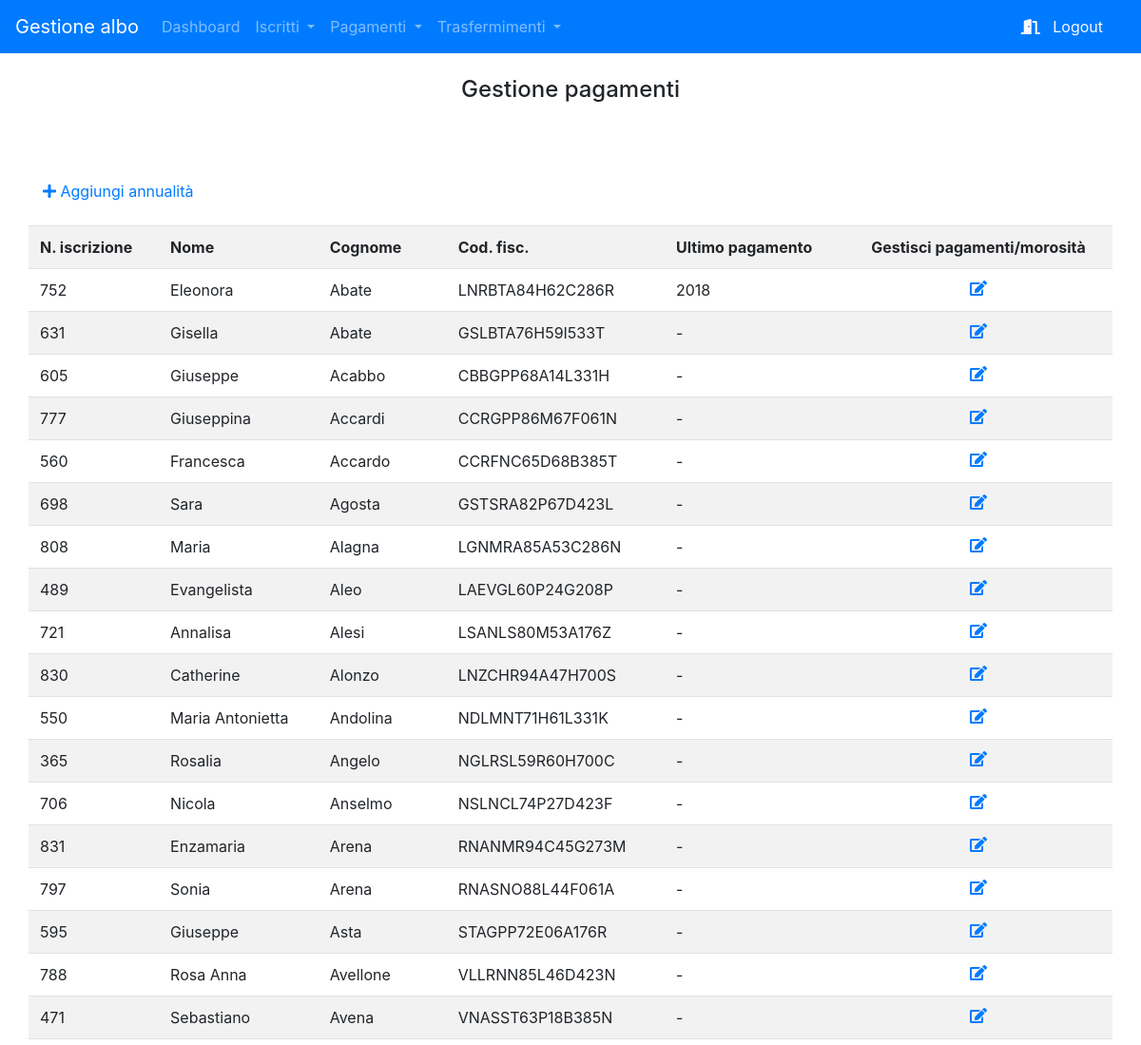
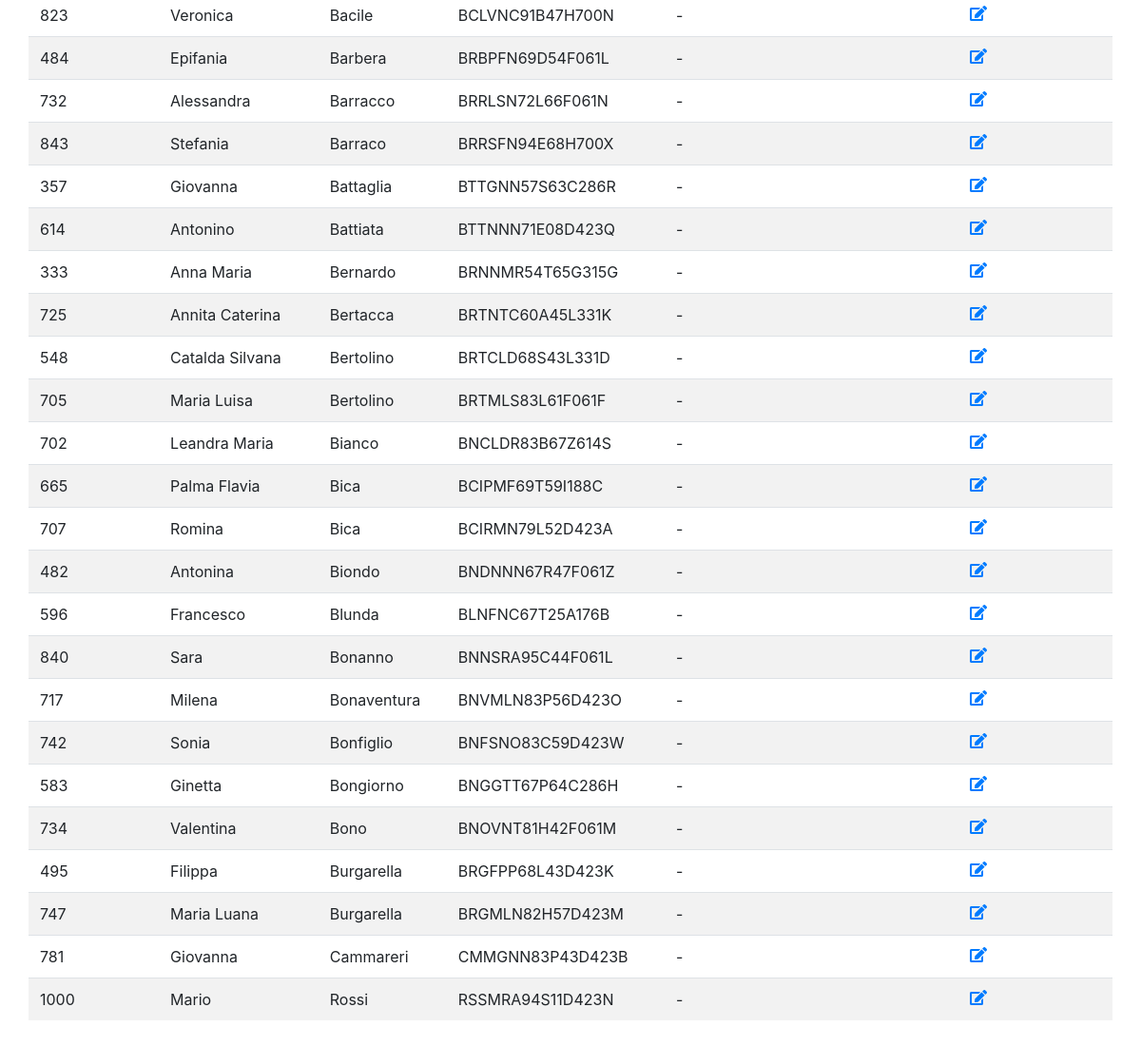
Page /gestione_pagamenti.php (signed in) on the committed database (2 pictures, top to bottom).
### tables this page shows
CREATE TABLE `utenti` (
  `Id` int(11) NOT NULL,
  `Nome` varchar(20) NOT NULL,
  `Cognome` varchar(20) NOT NULL,
  `Data_Nascita` date NOT NULL,
  `Comune_nascita` varchar(300) NOT NULL,
  `Sesso` varchar(12) NOT NULL,
  `Cittadinanza` varchar(300) NOT NULL,
  `Data_iscrizione` date NOT NULL,
  `Data_disiscrizione` date NOT NULL,
  `Nazione` varchar(100) NOT NULL,
  `Regione` varchar(100) NOT NULL,
  `Citta` varchar(100) NOT NULL,
  `Provincia` varchar(100) NOT NULL,
  `Cap` int(5) NOT NULL,
  `Indirizzo` varchar(100) NOT NULL,
  `Tel_Fisso` bigint(20) NOT NULL,
  `Cellulare` bigint(20) NOT NULL,
  `Email` varchar(100) NOT NULL,
  `Cod_Fiscale` varchar(16) NOT NULL,
  `Numero_iscrizione` int(100) NOT NULL,
  `Pec` varchar(400) NOT NULL,
  `Foto` varchar(999) NOT NULL,
  `Attivo` int(11) NOT NULL
);

CREATE TABLE `annualita` (
  `Id` int(11) NOT NULL,
  `Quota` int(11) NOT NULL,
  `Anno` int(11) NOT NULL
);

### gestione_pagamenti.php (the view, shortened to what this page needs)
<html>
	<head>
		<link rel="stylesheet" type="text/css" href="css/style.css">
	</head>
	<body>
		<?php include "testata.php" ?>
		<div class = "container">
			<div class="row">
				<div class="col text-center">
					<br>
					<h4> Gestione pagamenti </h4>
					<br>
				</div>
			</div>
			<div class="row">
				<div class="col">
					<?php
						include "db_connessione.php";
						if(isset($_GET['id'])){
						}else{
							echo('					<a href="gestisci_iscritto.php" data-toggle="modal" data-target="#inserisciAnnualita"> <i class="fas fa-plus"> </i> Aggiungi annualità </a> ');
						}
					?>
				</div>
			</div>
			<br>
			<div class="row">
				<table class="table table-striped">
					<tr>
						<th> N. iscrizione </th>
						<th> Nome </th>
						<th> Cognome </th>
						<th> Cod. fisc. </th>
						<th> Ultimo pagamento </th>
						<th class="text-center"> Gestisci pagamenti/morosità </th>
					</tr>
					<?php
						if(isset($_GET['id'])){
								$sql = "SELECT * FROM utenti WHERE Id=".$_GET['id']."";
							}else{
								$sql = "SELECT * FROM utenti";
							}
						foreach ($dbh -> query($sql) as $row){
							$id_utente_corrente = $row['Id'];
								$sql3 = "SELECT * FROM pagamenti INNER JOIN annualita ON pagamenti.Id_annualita = annualita.Id  WHERE Id_utente =".$id_utente_corrente." ORDER BY Anno DESC limit 1";
								$stmt = $dbh -> prepare($sql3);
								$stmt -> execute();
								$result = $stmt->fetch(PDO::FETCH_ASSOC);
									if($result['Id'] != ""){
										echo('<tr>
												<td> '.$row['Numero_iscrizione'].' </td>
												<td> '.$row['Nome'].'  </td>
												<td> '.$row['Cognome'].' </td>
												<td> '.$row['Cod_Fiscale'].' </td>
												<td> '.$result['Anno'].' </td>
												<td class="text-center"> <a href="gestione_pagamenti_iscritto.php?id='.$id_utente_corrente.'"> <i class="fas fa-edit"> </i> </a> </td>
											</tr>
											');
									}
									else
									{
										echo('<tr>
												<td> '.$row['Numero_iscrizione'].' </td>
												<td> '.$row['Nome'].'  </td>
												<td> '.$row['Cognome'].' </td>
												<td> '.$row['Cod_Fiscale'].' </td>
												<td> -  </td>
												<td class="text-center"> <a href="gestione_pagamenti_iscritto.php?id='.$id_utente_corrente.'" > <i class="fas fa-edit"> </i> </a> </td>
											</tr>');
									}
						}
					?>
				</table>
			</div>
		</div>
</html>

### css/style.css (style rules this page uses)
body { padding-bottom:180px; }

### rows in the picture
utenti: Numero_iscrizione "752", Nome "Eleonora", Cognome "Abate", Cod_Fiscale "LNRBTA84H62C286R", annualita.Anno "2018"
utenti: Numero_iscrizione "631", Nome "Gisella", Cognome "Abate", Cod_Fiscale "GSLBTA76H59I533T"
utenti: Numero_iscrizione "605", Nome "Giuseppe", Cognome "Acabbo", Cod_Fiscale "CBBGPP68A14L331H"
utenti: Numero_iscrizione "777", Nome "Giuseppina", Cognome "Accardi", Cod_Fiscale "CCRGPP86M67F061N"
utenti: Numero_iscrizione "560", Nome "Francesca", Cognome "Accardo", Cod_Fiscale "CCRFNC65D68B385T"
utenti: Numero_iscrizione "698", Nome "Sara", Cognome "Agosta", Cod_Fiscale "GSTSRA82P67D423L"
utenti: Numero_iscrizione "808", Nome "Maria", Cognome "Alagna", Cod_Fiscale "LGNMRA85A53C286N"
utenti: Numero_iscrizione "489", Nome "Evangelista", Cognome "Aleo", Cod_Fiscale "LAEVGL60P24G208P"
utenti: Numero_iscrizione "721", Nome "Annalisa", Cognome "Alesi", Cod_Fiscale "LSANLS80M53A176Z"
utenti: Numero_iscrizione "830", Nome "Catherine", Cognome "Alonzo", Cod_Fiscale "LNZCHR94A47H700S"
utenti: Numero_iscrizione "550", Nome "Maria Antonietta", Cognome "Andolina", Cod_Fiscale "NDLMNT71H61L331K"
utenti: Numero_iscrizione "365", Nome "Rosalia", Cognome "Angelo", Cod_Fiscale "NGLRSL59R60H700C"
utenti: Numero_iscrizione "706", Nome "Nicola", Cognome "Anselmo", Cod_Fiscale "NSLNCL74P27D423F"
utenti: Numero_iscrizione "831", Nome "Enzamaria", Cognome "Arena", Cod_Fiscale "RNANMR94C45G273M"
utenti: Numero_iscrizione "797", Nome "Sonia", Cognome "Arena", Cod_Fiscale "RNASNO88L44F061A"
utenti: Numero_iscrizione "595", Nome "Giuseppe", Cognome "Asta", Cod_Fiscale "STAGPP72E06A176R"
utenti: Numero_iscrizione "788", Nome "Rosa Anna", Cognome "Avellone", Cod_Fiscale "VLLRNN85L46D423N"
utenti: Numero_iscrizione "471", Nome "Sebastiano", Cognome "Avena", Cod_Fiscale "VNASST63P18B385N"
utenti: Numero_iscrizione "823", Nome "Veronica", Cognome "Bacile", Cod_Fiscale "BCLVNC91B47H700N"
utenti: Numero_iscrizione "484", Nome "Epifania", Cognome "Barbera", Cod_Fiscale "BRBPFN69D54F061L"
utenti: Numero_iscrizione "732", Nome "Alessandra", Cognome "Barracco", Cod_Fiscale "BRRLSN72L66F061N"
utenti: Numero_iscrizione "843", Nome "Stefania", Cognome "Barraco", Cod_Fiscale "BRRSFN94E68H700X"
utenti: Numero_iscrizione "357", Nome "Giovanna", Cognome "Battaglia", Cod_Fiscale "BTTGNN57S63C286R"
utenti: Numero_iscrizione "614", Nome "Antonino", Cognome "Battiata", Cod_Fiscale "BTTNNN71E08D423Q"
utenti: Numero_iscrizione "333", Nome "Anna Maria", Cognome "Bernardo", Cod_Fiscale "BRNNMR54T65G315G"
utenti: Numero_iscrizione "725", Nome "Annita Caterina", Cognome "Bertacca", Cod_Fiscale "BRTNTC60A45L331K"
utenti: Numero_iscrizione "548", Nome "Catalda Silvana", Cognome "Bertolino", Cod_Fiscale "BRTCLD68S43L331D"
utenti: Numero_iscrizione "705", Nome "Maria Luisa", Cognome "Bertolino", Cod_Fiscale "BRTMLS83L61F061F"
utenti: Numero_iscrizione "702", Nome "Leandra Maria", Cognome "Bianco", Cod_Fiscale "BNCLDR83B67Z614S"
utenti: Numero_iscrizione "665", Nome "Palma Flavia", Cognome "Bica", Cod_Fiscale "BCIPMF69T59I188C"
utenti: Numero_iscrizione "707", Nome "Romina", Cognome "Bica", Cod_Fiscale "BCIRMN79L52D423A"
utenti: Numero_iscrizione "482", Nome "Antonina", Cognome "Biondo", Cod_Fiscale "BNDNNN67R47F061Z"
utenti: Numero_iscrizione "596", Nome "Francesco", Cognome "Blunda", Cod_Fiscale "BLNFNC67T25A176B"
utenti: Numero_iscrizione "840", Nome "Sara", Cognome "Bonanno", Cod_Fiscale "BNNSRA95C44F061L"
utenti: Numero_iscrizione "717", Nome "Milena", Cognome "Bonaventura", Cod_Fiscale "BNVMLN83P56D423O"
utenti: Numero_iscrizione "742", Nome "Sonia", Cognome "Bonfiglio", Cod_Fiscale "BNFSNO83C59D423W"
utenti: Numero_iscrizione "583", Nome "Ginetta", Cognome "Bongiorno", Cod_Fiscale "BNGGTT67P64C286H"
utenti: Numero_iscrizione "734", Nome "Valentina", Cognome "Bono", Cod_Fiscale "BNOVNT81H42F061M"
utenti: Numero_iscrizione "495", Nome "Filippa", Cognome "Burgarella", Cod_Fiscale "BRGFPP68L43D423K"
utenti: Numero_iscrizione "747", Nome "Maria Luana", Cognome "Burgarella", Cod_Fiscale "BRGMLN82H57D423M"
utenti: Numero_iscrizione "781", Nome "Giovanna", Cognome "Cammareri", Cod_Fiscale "CMMGNN83P43D423B"
utenti: Numero_iscrizione "1000", Nome "Mario", Cognome "Rossi", Cod_Fiscale "RSSMRA94S11D423N"
